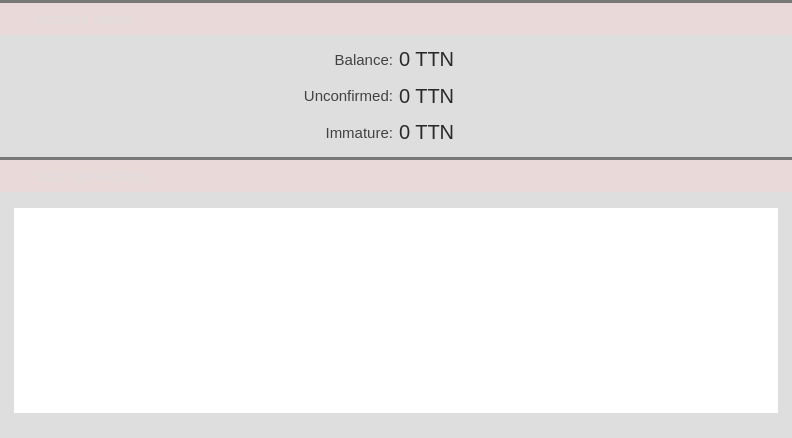
<?xml version="1.0" encoding="UTF-8"?>
<ui version="4.0">
 <class>OverviewPage</class>
 <widget class="QWidget" name="OverviewPage">
  <property name="geometry">
   <rect>
    <x>0</x>
    <y>0</y>
    <width>792</width>
    <height>438</height>
   </rect>
  </property>
  <property name="palette">
   <palette>
    <active>
     <colorrole role="Button">
      <brush brushstyle="SolidPattern">
       <color alpha="255">
        <red>233</red>
        <green>217</green>
        <blue>216</blue>
       </color>
      </brush>
     </colorrole>
     <colorrole role="Base">
      <brush brushstyle="SolidPattern">
       <color alpha="255">
        <red>233</red>
        <green>217</green>
        <blue>216</blue>
       </color>
      </brush>
     </colorrole>
     <colorrole role="Window">
      <brush brushstyle="SolidPattern">
       <color alpha="255">
        <red>233</red>
        <green>217</green>
        <blue>216</blue>
       </color>
      </brush>
     </colorrole>
     <colorrole role="Highlight">
      <brush brushstyle="SolidPattern">
       <color alpha="255">
        <red>235</red>
        <green>235</green>
        <blue>235</blue>
       </color>
      </brush>
     </colorrole>
     <colorrole role="HighlightedText">
      <brush brushstyle="SolidPattern">
       <color alpha="255">
        <red>171</red>
        <green>127</green>
        <blue>130</blue>
       </color>
      </brush>
     </colorrole>
    </active>
    <inactive>
     <colorrole role="Button">
      <brush brushstyle="SolidPattern">
       <color alpha="255">
        <red>233</red>
        <green>217</green>
        <blue>216</blue>
       </color>
      </brush>
     </colorrole>
     <colorrole role="Base">
      <brush brushstyle="SolidPattern">
       <color alpha="255">
        <red>233</red>
        <green>217</green>
        <blue>216</blue>
       </color>
      </brush>
     </colorrole>
     <colorrole role="Window">
      <brush brushstyle="SolidPattern">
       <color alpha="255">
        <red>233</red>
        <green>217</green>
        <blue>216</blue>
       </color>
      </brush>
     </colorrole>
     <colorrole role="Highlight">
      <brush brushstyle="SolidPattern">
       <color alpha="255">
        <red>235</red>
        <green>235</green>
        <blue>235</blue>
       </color>
      </brush>
     </colorrole>
     <colorrole role="HighlightedText">
      <brush brushstyle="SolidPattern">
       <color alpha="255">
        <red>171</red>
        <green>127</green>
        <blue>130</blue>
       </color>
      </brush>
     </colorrole>
    </inactive>
    <disabled>
     <colorrole role="Button">
      <brush brushstyle="SolidPattern">
       <color alpha="255">
        <red>233</red>
        <green>217</green>
        <blue>216</blue>
       </color>
      </brush>
     </colorrole>
     <colorrole role="Base">
      <brush brushstyle="SolidPattern">
       <color alpha="255">
        <red>233</red>
        <green>217</green>
        <blue>216</blue>
       </color>
      </brush>
     </colorrole>
     <colorrole role="Window">
      <brush brushstyle="SolidPattern">
       <color alpha="255">
        <red>233</red>
        <green>217</green>
        <blue>216</blue>
       </color>
      </brush>
     </colorrole>
     <colorrole role="Highlight">
      <brush brushstyle="SolidPattern">
       <color alpha="255">
        <red>240</red>
        <green>240</green>
        <blue>240</blue>
       </color>
      </brush>
     </colorrole>
     <colorrole role="HighlightedText">
      <brush brushstyle="SolidPattern">
       <color alpha="255">
        <red>171</red>
        <green>127</green>
        <blue>130</blue>
       </color>
      </brush>
     </colorrole>
    </disabled>
   </palette>
  </property>
  <property name="windowTitle">
   <string>Form</string>
  </property>
  <layout class="QVBoxLayout" name="verticalLayout">
   <property name="spacing">
    <number>0</number>
   </property>
   <property name="margin">
    <number>0</number>
   </property>
   <item>
    <widget class="QWidget" name="wStatus" native="true">
     <property name="minimumSize">
      <size>
       <width>0</width>
       <height>157</height>
      </size>
     </property>
     <property name="maximumSize">
      <size>
       <width>16777215</width>
       <height>157</height>
      </size>
     </property>
     <layout class="QVBoxLayout" name="verticalLayout_4">
      <property name="spacing">
       <number>0</number>
      </property>
      <property name="margin">
       <number>0</number>
      </property>
      <item>
       <widget class="Line" name="line">
        <property name="styleSheet">
         <string notr="true">background-color: #787878;</string>
        </property>
        <property name="frameShadow">
         <enum>QFrame::Raised</enum>
        </property>
        <property name="lineWidth">
         <number>0</number>
        </property>
        <property name="orientation">
         <enum>Qt::Horizontal</enum>
        </property>
       </widget>
      </item>
      <item>
       <widget class="QWidget" name="wStateHeader" native="true">
        <property name="minimumSize">
         <size>
          <width>0</width>
          <height>32</height>
         </size>
        </property>
        <property name="maximumSize">
         <size>
          <width>16777215</width>
          <height>32</height>
         </size>
        </property>
        <property name="sizeIncrement">
         <size>
          <width>0</width>
          <height>0</height>
         </size>
        </property>
        <property name="is_header" stdset="0">
         <bool>true</bool>
        </property>
        <layout class="QHBoxLayout" name="horizontalLayout_5">
         <property name="margin">
          <number>0</number>
         </property>
         <item>
          <spacer name="horizontalSpacer_6">
           <property name="orientation">
            <enum>Qt::Horizontal</enum>
           </property>
           <property name="sizeType">
            <enum>QSizePolicy::Fixed</enum>
           </property>
           <property name="sizeHint" stdset="0">
            <size>
             <width>5</width>
             <height>20</height>
            </size>
           </property>
          </spacer>
         </item>
         <item>
          <widget class="QLabel" name="label_4">
           <property name="minimumSize">
            <size>
             <width>24</width>
             <height>24</height>
            </size>
           </property>
           <property name="maximumSize">
            <size>
             <width>24</width>
             <height>24</height>
            </size>
           </property>
           <property name="text">
            <string/>
           </property>
           <property name="pixmap">
            <pixmap resource="../res.qrc">:/res/state.png</pixmap>
           </property>
           <property name="alignment">
            <set>Qt::AlignCenter</set>
           </property>
          </widget>
         </item>
         <item>
          <widget class="QLabel" name="label_5">
           <property name="font">
            <font>
             <pointsize>11</pointsize>
             <stylestrategy>PreferAntialias</stylestrategy>
            </font>
           </property>
           <property name="styleSheet">
            <string notr="true">QLabel {
	color: #DEDEDE;
}</string>
           </property>
           <property name="text">
            <string>Account status</string>
           </property>
          </widget>
         </item>
        </layout>
       </widget>
      </item>
      <item>
       <widget class="QWidget" name="wState" native="true">
        <property name="sizePolicy">
         <sizepolicy hsizetype="Preferred" vsizetype="Preferred">
          <horstretch>0</horstretch>
          <verstretch>0</verstretch>
         </sizepolicy>
        </property>
        <property name="styleSheet">
         <string notr="true">#wState {
	background-color: #DEDEDE;
}</string>
        </property>
        <layout class="QGridLayout" name="gridLayout">
         <item row="2" column="2">
          <layout class="QHBoxLayout" name="horizontalLayout_3">
           <item>
            <widget class="QLabel" name="labelImmature">
             <property name="font">
              <font>
               <pointsize>15</pointsize>
               <stylestrategy>PreferAntialias</stylestrategy>
              </font>
             </property>
             <property name="styleSheet">
              <string notr="true">color: #292929;</string>
             </property>
             <property name="text">
              <string>0 TTN</string>
             </property>
             <property name="textInteractionFlags">
              <set>Qt::TextSelectableByMouse</set>
             </property>
            </widget>
           </item>
           <item>
            <widget class="QLabel" name="label_3">
             <property name="text">
              <string/>
             </property>
             <property name="pixmap">
              <pixmap resource="../res.qrc">:/res/logo_small.png</pixmap>
             </property>
            </widget>
           </item>
           <item>
            <spacer name="horizontalSpacer_4">
             <property name="orientation">
              <enum>Qt::Horizontal</enum>
             </property>
             <property name="sizeHint" stdset="0">
              <size>
               <width>40</width>
               <height>20</height>
              </size>
             </property>
            </spacer>
           </item>
          </layout>
         </item>
         <item row="1" column="2">
          <layout class="QHBoxLayout" name="horizontalLayout_2">
           <item>
            <widget class="QLabel" name="labelUnconfirmed">
             <property name="font">
              <font>
               <pointsize>15</pointsize>
               <stylestrategy>PreferAntialias</stylestrategy>
              </font>
             </property>
             <property name="styleSheet">
              <string notr="true">color: #292929;</string>
             </property>
             <property name="text">
              <string>0 TTN</string>
             </property>
             <property name="textInteractionFlags">
              <set>Qt::TextSelectableByMouse</set>
             </property>
            </widget>
           </item>
           <item>
            <widget class="QLabel" name="label_2">
             <property name="text">
              <string/>
             </property>
             <property name="pixmap">
              <pixmap resource="../res.qrc">:/res/logo_small.png</pixmap>
             </property>
            </widget>
           </item>
           <item>
            <spacer name="horizontalSpacer_3">
             <property name="orientation">
              <enum>Qt::Horizontal</enum>
             </property>
             <property name="sizeHint" stdset="0">
              <size>
               <width>40</width>
               <height>20</height>
              </size>
             </property>
            </spacer>
           </item>
          </layout>
         </item>
         <item row="0" column="2">
          <layout class="QHBoxLayout" name="horizontalLayout">
           <item>
            <widget class="QLabel" name="labelBalance">
             <property name="font">
              <font>
               <pointsize>15</pointsize>
               <stylestrategy>PreferAntialias</stylestrategy>
              </font>
             </property>
             <property name="styleSheet">
              <string notr="true">color: #292929;</string>
             </property>
             <property name="text">
              <string>0 TTN</string>
             </property>
             <property name="textInteractionFlags">
              <set>Qt::TextSelectableByMouse</set>
             </property>
            </widget>
           </item>
           <item>
            <widget class="QLabel" name="label">
             <property name="text">
              <string/>
             </property>
             <property name="pixmap">
              <pixmap resource="../res.qrc">:/res/logo_small.png</pixmap>
             </property>
            </widget>
           </item>
           <item>
            <spacer name="horizontalSpacer">
             <property name="orientation">
              <enum>Qt::Horizontal</enum>
             </property>
             <property name="sizeHint" stdset="0">
              <size>
               <width>40</width>
               <height>20</height>
              </size>
             </property>
            </spacer>
           </item>
          </layout>
         </item>
         <item row="0" column="1">
          <layout class="QHBoxLayout" name="horizontalLayout_4">
           <item>
            <spacer name="horizontalSpacer_2">
             <property name="orientation">
              <enum>Qt::Horizontal</enum>
             </property>
             <property name="sizeHint" stdset="0">
              <size>
               <width>40</width>
               <height>20</height>
              </size>
             </property>
            </spacer>
           </item>
           <item>
            <widget class="QLabel" name="label_6">
             <property name="font">
              <font>
               <pointsize>11</pointsize>
               <stylestrategy>PreferAntialias</stylestrategy>
              </font>
             </property>
             <property name="styleSheet">
              <string notr="true">QLabel {
	margin-right: 0px;
	margin-top: 0px;
	margin-bottom: 0px;
	color: #424242;
}</string>
             </property>
             <property name="text">
              <string>Balance:</string>
             </property>
             <property name="alignment">
              <set>Qt::AlignRight|Qt::AlignTrailing|Qt::AlignVCenter</set>
             </property>
             <property name="margin">
              <number>0</number>
             </property>
             <property name="textInteractionFlags">
              <set>Qt::NoTextInteraction</set>
             </property>
            </widget>
           </item>
          </layout>
         </item>
         <item row="1" column="1">
          <layout class="QHBoxLayout" name="horizontalLayout_9">
           <item>
            <spacer name="horizontalSpacer_5">
             <property name="orientation">
              <enum>Qt::Horizontal</enum>
             </property>
             <property name="sizeHint" stdset="0">
              <size>
               <width>40</width>
               <height>20</height>
              </size>
             </property>
            </spacer>
           </item>
           <item>
            <widget class="QLabel" name="label_7">
             <property name="font">
              <font>
               <pointsize>11</pointsize>
               <stylestrategy>PreferAntialias</stylestrategy>
              </font>
             </property>
             <property name="styleSheet">
              <string notr="true">QLabel {
	margin-right: 0px;
	margin-top: 0px;
	margin-bottom: 0px;
	color: #424242;
}</string>
             </property>
             <property name="text">
              <string>Unconfirmed:</string>
             </property>
             <property name="alignment">
              <set>Qt::AlignRight|Qt::AlignTrailing|Qt::AlignVCenter</set>
             </property>
             <property name="margin">
              <number>0</number>
             </property>
             <property name="textInteractionFlags">
              <set>Qt::NoTextInteraction</set>
             </property>
            </widget>
           </item>
          </layout>
         </item>
         <item row="2" column="1">
          <layout class="QHBoxLayout" name="horizontalLayout_10">
           <item>
            <spacer name="horizontalSpacer_7">
             <property name="orientation">
              <enum>Qt::Horizontal</enum>
             </property>
             <property name="sizeHint" stdset="0">
              <size>
               <width>40</width>
               <height>20</height>
              </size>
             </property>
            </spacer>
           </item>
           <item>
            <widget class="QLabel" name="label_8">
             <property name="font">
              <font>
               <pointsize>11</pointsize>
               <stylestrategy>PreferAntialias</stylestrategy>
              </font>
             </property>
             <property name="styleSheet">
              <string notr="true">QLabel {
	margin-right: 0px;
	margin-top: 0px;
	margin-bottom: 0px;
	color: #424242;
}</string>
             </property>
             <property name="text">
              <string>Immature:</string>
             </property>
             <property name="alignment">
              <set>Qt::AlignRight|Qt::AlignTrailing|Qt::AlignVCenter</set>
             </property>
             <property name="margin">
              <number>0</number>
             </property>
             <property name="textInteractionFlags">
              <set>Qt::NoTextInteraction</set>
             </property>
            </widget>
           </item>
          </layout>
         </item>
        </layout>
       </widget>
      </item>
     </layout>
    </widget>
   </item>
   <item>
    <widget class="QWidget" name="wLastTransactions" native="true">
     <property name="minimumSize">
      <size>
       <width>0</width>
       <height>257</height>
      </size>
     </property>
     <layout class="QVBoxLayout" name="verticalLayout_5">
      <property name="spacing">
       <number>0</number>
      </property>
      <property name="margin">
       <number>0</number>
      </property>
      <item>
       <widget class="Line" name="line_2">
        <property name="styleSheet">
         <string notr="true">background-color: #787878;</string>
        </property>
        <property name="lineWidth">
         <number>0</number>
        </property>
        <property name="orientation">
         <enum>Qt::Horizontal</enum>
        </property>
       </widget>
      </item>
      <item>
       <widget class="QWidget" name="wLastTransactionsHeader" native="true">
        <property name="minimumSize">
         <size>
          <width>0</width>
          <height>32</height>
         </size>
        </property>
        <property name="maximumSize">
         <size>
          <width>16777215</width>
          <height>32</height>
         </size>
        </property>
        <property name="is_header" stdset="0">
         <bool>true</bool>
        </property>
        <layout class="QHBoxLayout" name="horizontalLayout_7">
         <property name="margin">
          <number>0</number>
         </property>
         <item>
          <spacer name="horizontalSpacer_9">
           <property name="orientation">
            <enum>Qt::Horizontal</enum>
           </property>
           <property name="sizeType">
            <enum>QSizePolicy::Fixed</enum>
           </property>
           <property name="sizeHint" stdset="0">
            <size>
             <width>5</width>
             <height>20</height>
            </size>
           </property>
          </spacer>
         </item>
         <item>
          <widget class="QLabel" name="label_18">
           <property name="sizePolicy">
            <sizepolicy hsizetype="Fixed" vsizetype="Fixed">
             <horstretch>0</horstretch>
             <verstretch>0</verstretch>
            </sizepolicy>
           </property>
           <property name="minimumSize">
            <size>
             <width>25</width>
             <height>25</height>
            </size>
           </property>
           <property name="maximumSize">
            <size>
             <width>25</width>
             <height>25</height>
            </size>
           </property>
           <property name="text">
            <string notr="true"/>
           </property>
           <property name="pixmap">
            <pixmap resource="../res.qrc">:/res/last_transactions.png</pixmap>
           </property>
          </widget>
         </item>
         <item>
          <widget class="QLabel" name="label_19">
           <property name="font">
            <font>
             <pointsize>11</pointsize>
             <stylestrategy>PreferAntialias</stylestrategy>
            </font>
           </property>
           <property name="styleSheet">
            <string notr="true">QLabel {
	color: #DEDEDE;
}</string>
           </property>
           <property name="text">
            <string>Last transactions</string>
           </property>
          </widget>
         </item>
        </layout>
       </widget>
      </item>
      <item>
       <widget class="QWidget" name="wLastTransactionsContainer" native="true">
        <property name="styleSheet">
         <string notr="true">#wLastTransactionsContainer {
	background-color: #DEDEDE;
}</string>
        </property>
        <layout class="QHBoxLayout" name="horizontalLayout_8">
         <property name="leftMargin">
          <number>14</number>
         </property>
         <property name="topMargin">
          <number>16</number>
         </property>
         <property name="rightMargin">
          <number>14</number>
         </property>
         <property name="bottomMargin">
          <number>25</number>
         </property>
         <item>
          <widget class="QTableView" name="tableLastTransactionView">
           <property name="styleSheet">
            <string notr="true"> QScrollBar:vertical {
     border: 0px solid grey;
     background: white;
     width: 9px;
     margin: 15px 0px 0 0px;
 }
 QScrollBar::handle:vertical {
     background: #787878;
     min-width: 20px;
 }
QScrollBar::sub-line:vertical {
	height: 0px;
    width: 0px;
}

QHeaderView {
	background-color: #DEDEDE;
	font-size: 10;
	text-align:left;
}
QHeaderView::section {
    background-color: #DEDEDE;
    color: #787878;
    padding-left: 5px;
    border: 0px solid #6c6c6c;
	text-align:left;
}

/* style the sort indicator */
QHeaderView::down-arrow {
    image: url(down_arrow.png);
}

QHeaderView::up-arrow {
    image: url(up_arrow.png);
}

QTableView {
	selection-background-color: #ebebeb;
	selection-color: rgb(120, 120, 120);
}</string>
           </property>
           <property name="frameShape">
            <enum>QFrame::NoFrame</enum>
           </property>
           <property name="horizontalScrollBarPolicy">
            <enum>Qt::ScrollBarAlwaysOff</enum>
           </property>
           <property name="editTriggers">
            <set>QAbstractItemView::NoEditTriggers</set>
           </property>
           <property name="selectionMode">
            <enum>QAbstractItemView::SingleSelection</enum>
           </property>
           <property name="selectionBehavior">
            <enum>QAbstractItemView::SelectRows</enum>
           </property>
           <property name="showGrid">
            <bool>false</bool>
           </property>
           <attribute name="verticalHeaderVisible">
            <bool>false</bool>
           </attribute>
           <attribute name="verticalHeaderDefaultSectionSize">
            <number>20</number>
           </attribute>
           <attribute name="verticalHeaderMinimumSectionSize">
            <number>20</number>
           </attribute>
          </widget>
         </item>
        </layout>
       </widget>
      </item>
     </layout>
    </widget>
   </item>
  </layout>
 </widget>
 <resources>
  <include location="../res.qrc"/>
 </resources>
 <connections/>
</ui>
